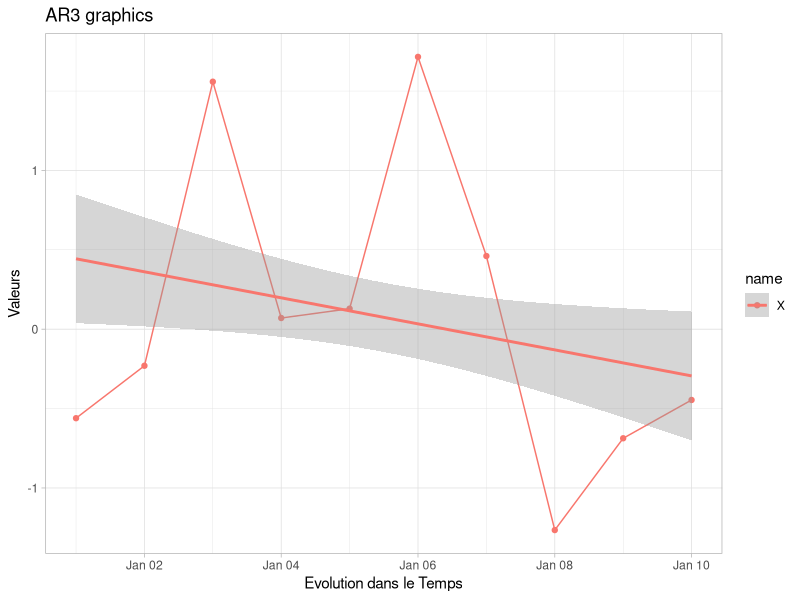

This figure's R source:
## ---- chunk 1
knitr::opts_chunk$set(echo = TRUE)
## ---- chunk 2
library(tidyverse)
## ---- chunk 3
set.seed(123)
stocks <- tibble(
  id = paste0("ID_", 0:9),
  time = as.Date('2009-01-01') + 0:9,
  X = rnorm(10, 0, 1),
  Y = rnorm(10, 0, 2),
  Z = rnorm(10, 0, 4)
)
## ---- chunk 4
# stocks_long <- gather(data = stocks, key = "xyz_var", value = "value", -id, -time)

stocks_long <- pivot_longer(data = stocks, cols = c("X", "Y", "Z"))
## ---- chunk 5
# spread(data = stocks_long, )
stocks_wide <- stocks_long %>%
  spread(data = ., key = "name", value = "value")

stocks_wide <- stocks_long %>%
  pivot_wider(data = ., names_from = "name", values_from = "value")
## ---- chunk 6
stocks_separate <- stocks_long %>% 
  separate(data = ., col = "id", into = c("id", "num_id"), sep = "_")
## ---- chunk 7
stocks_separate %>% 
  unite(data = ., col = "new_id", c("id", "num_id"))
  # unite(data = ., col = "new_id", id, num_id) # tidy eval / rlang 
## ---- chunk 8
stocks_long %>% 
  filter(name == "X") %>% 
  ggplot(., aes(x = time, y = value, colour = name) ) +
  geom_point() + # alpha = 1
  geom_line() +
  geom_smooth(method = "lm", level = c(.5) ) +
  xlab("Evolution dans le Temps") +
  ylab("Valeurs") +
  labs(title = "AR3 graphics") +
  # theme_dark()
  theme_light()
## ---- chunk 9
# set.seed(123)
# dfr <- tibble(y = rnorm(1e3, 0, 1),
#               x = 1 + y + rnorm(1e3, 0, .1))

# dfr %>% C
  # ggplot(., aes(x = x, y=y))+
  # geom_point(alpha = .1) +
  # geom_smooth(method = "lm", level = .95)+
  # theme_classic()
